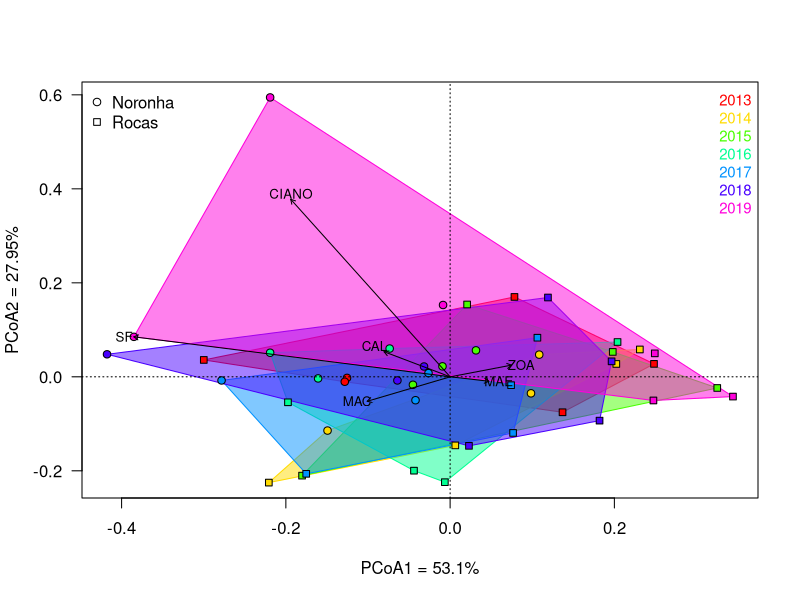

This figure's R source: (Note: this script raises an error after producing the figure.)
############# PCoA (Principal Coordinate Analysis) #############

#### Sobre o cálculo da PCoA.
### Com dados não transformados e com dados transformados arcoseno da raíz quadrada.
### Achatado por sítio + ano e chamando o ponto pela ilha: cada ponto representa a
# PCoA da mediana por ano de cada grupo funcional de todos transectos amostrados 
# para determinado sítio (todos transectos de um sítio, não separei por transecto).
### Cada ponto, identificador por ilha (formato do ponto) e ano (cor do ponto)
# representa uma coordenada do eixo 1 e 2 criado pela PCoA.
### Duas opções de gráficos finais: polígonos criados unindo os pontos por ano
# resultando em 7 polígonos sobrepostos (os que correspondem ao mesmo ano, tanto 
# de Noronha quanto de Rocas, são ligados) ou polígonos criados unindo os pontos 
# por ilha resultando em 2 polígonos sobrepostos (os pontos correspondentes a mesma
# ilha são ligados).

## Problema de todas linhas dos grupos funcionais com zero:
# Inicialmente pensei em remover as linhas que possuiam zero em todos grupos 
# funcionais. Contudo, achatando o dado (seja ele transformado ou não) da forma 
# que fiz "group_by(ilha, ano, sítio) + medianas dos grupos funcionais" os valores 
# zeros somem, eles ficam diluídos.
# Já se o dado for achatado por transecto, fica com linhas todas zero (talvez esse
# seja mais um motivo para eu achatar por sítio, pois assim não jogo dados fora
# já que tudo zerao também é dado).
# Mas lembrar que, caso eu removesse as linhas, haveria de descrever em material
# e métodos que eu removi as linhas que correspondiam a zero em todos grupos 
# funcionais (isso porque o NMDS não aceita e a PCoA aceita porém não gosta, pois
# "distorce" a análise).

## Dicas de atalho de teclado que eu descobri:
# Apertar ctrl e apertar nas setinhas vai percorrendo o texto através das palavras inteiras.
# Apertar ctrl + shift e apertar as setinhas vai selecionando por palavra.
# Apertar ctrl + S salva em boa parte dos programas (a não ser word e excel pois
# esse comando é de sublinhar).

## Livro referência (PCA):
# https://www.statlearning.com/
# James G. et al, 2013 - An Introduction to Statistical Learning with Applications in R
# O livro está disponível para baixar e tem um curso online do livro, com vídeos
# falando sobre os tópicos (como da PCA).

## Sobre os eixos da PCoA 
# A PCoA cria um eixo para explicar meus valores/meus dados, ou seja, quanto que 
# cada eixo está explicando da variação dos meus dados e isso vai acumulando.
# O objetivo é achar um eixo que explique boa parte da variância dos meus dados 
# quando vamos pra essa dimensão do gráfico. Queremos que essa dimensão separe os dados.
# O gráfico ao todo explica a % da soma da porcentagem dos eixos. Por exemplo, o da
# Ju é PCoA2=16.15% e PCoA1=21.17%, isso quer dizer que o gráfico ao todo explica
# menos que 40% da variação do dado (ou seja, o gráfico captura menos de 40% do
# que o dado é). O desejo é ter eixos que expliquem bastante a variação desse dado.
# A PCoA dá vários eixos como resultado da análise. Mas queremos só os dois primeiros
# eixos, que são os que mais explicam e, logo, são os mais importantes. Até porque
# não é humanamente vizualizável um gráfico com muitos eixos (tipo 3 já complicaria). 
# O eixo x é sempre o maior e é o melhor separador do dado, ou seja, o que variar 
# horizontalmente vai separ melhor meu dado do que o que variar pra cima/baixo.

## Acredito que a diferença entre o PCA e o PCoA é só o jeito que são calculadas 
# as distâncias, mas o mecânismo é o mesmo.

## Ordem da montagem do PCoA: é feito em camadas
# 1o. plotar os eixos do gráfico
# 2o. plotar os polígonos
# 3o. plotar os pontos
# 4o. plotar os vetores dos grupos funcionais
# 5o. plotar as siglas correspondentem aos grupos funcionais que identificam os vetores.
# OBS.: como é em camadas, se plotasse os pontos antes dos polígonos, os
# polígonos sobrepoem os pontos (mesmo que seja os pontos que "liga" os polígonos).
# OBS.: sempre que adicionar algo no gráfico zerar e rodar desde o começo pois
# se não vai sobrepondo no gráfico antigo e fica uma meleca.


library(readxl)
library(dplyr)
library(vegan)
library(ape)
library(RColorBrewer) # pacote para mudar as cores dos polígonos
# link das paletas disponíveis: https://www.nceas.ucsb.edu/sites/default/files/2020-04/colorPaletteCheatsheet.pdf 

setwd("C:\\Users/manoe/Desktop/TCC/Atual/Estatística/Analises_TCC")
dir()

## Comando que limpa tudo do environment
rm(list = ls())

## Pegar o dado (transformado ou não)
ilhas <- read_excel("data_transformed_Noronha_Rocas_final.xlsx")
# ilhas <- read_excel("data_Noronha_Rocas_final.xlsx")


## Primeiro passo
# Achatar/agrupar meu dado da forma que eu achar melhor com 'group_by'. 
# Fazer as medianas com o 'summarise': colocar o nome da coluna que eu quero 
# fazer a mediana e depois sobreescrever na tabela original.
# Colocar siglas como identificação de cada coluna de grupo funcional com objetivo 
# de na última tarefa de plotagem do gráfico, que é o texto de identificação dos 
# vetores, ficar bonito (o que for colocado aqui aparecerá exatamente da mesma
# forma no gráfico final).
med_ilhas_sitio <- ilhas %>%
  group_by(ilha, ano, sitio) %>%
  summarise(CAL = median(calcificadores),
            MAC = median(macroalgas),
            MAE = median(MAE),
            CIANO = median(cianobacterias),
            SF = median(suspensivoros.filtradores),
            ZOA = median(zoantideo)) %>%
  data.frame()

class(med_ilhas_sitio)
# O formato tbl é "queridinho" do dplyr, então não tem problema não transformar inicialmente
# 'ilha' pra data frame e só transformar depois que fizer as medianas. Essa transformação 
# de medianas é "tbl friendly". 
# E detalhe que, quando se coloca um 'group_by', a parada vira tbl automaticamente. 


## Colocar na legenda do gráfico o nome das ilhas com letra maiúscula.
# Fazendo essa alteração na tabela "med_ilhas_sitio".
# O que for "noronha" na tabela se torna "Noronha", e o que não for "noronha" se
# torna "Rocas".
med_ilhas_sitio$ilha <- ifelse(med_ilhas_sitio$ilha == "noronha",
                               yes = "Noronha",
                               no = "Rocas")


## Pegar só os grupos funcionais da minha tabela para fazer as distâncias entre
# os pontos pra plotar no gráfico.
ilhas_community_sitio <- med_ilhas_sitio %>%
  select(CAL, MAC, MAE, CIANO, SF, ZOA)


## Transformar 'ano' e 'ilha' em fatores.
# Criando as variáveis fator 1 e 2, que correspondem à ano e ilha.
# Fazer separado os fatores, que é uma coluna com os anos de cada amostra
# e outro fator com as ilhas (fator 1 e fator 2).
fator1 <- as.factor(med_ilhas_sitio$ano)
length(fator1) # 47 observações dentro do vetor, então está certo (igual minha tabela).
f_ano <- data.frame(fator1)
# Cria-se um data frame em que o fator 1 é o nome e o dado são as linhas.

fator2 <- as.factor(med_ilhas_sitio$ilha)
length(fator2) # 47 também.
f_ilha <- data.frame(fator2)

#_______________________________________________________________________________
## Saber quantos de cada fator possuo e atribuir a forma do ponto (que vai aparecer 
# no gráfico) para elas.
# Com objetivo de evitar hardcoding: criar um vetor que possua o número 21 - que
# equivale a um formato específico de ponto - o tanto de vezes que aparece 'noronha' 
# no meu dataset. E fazer respectivamente o mesmo para Rocas.

# Escolher o tipo de ponto
?pch # 21 é bolinha pintável e 22 é o quadradinho pintável.
     # 24 é triângulo pintável para cima.
     # 3 é '+' e 4 'x'.

# Função 'table' para contagem do que eu desejo
# Função 'rep' para repetir 

# Para Noronha:
contagem_ilhas <- table(fator2)
contagem_ilhas[1] # pegando o primeiro elemento, que é 20 de noronha.
rep_noronha <- rep(x = 21, # '21' quer dizer ponto com aspecto "bolinha pintável".
                   times = contagem_ilhas[1]) # 'times' é quantas vezes eu desejo
# repetir o ponto com aspecto '21'.
length(rep_noronha) # para confirmar o 20x formato '21' do ponto para Noronha.

# Para Rocas:
contagem_ilhas[2] # pegando o segundo elemento que é 27 de rocas.
rep_rocas <- rep(x = 22, # '22' quer dizer ponto com aspecto "quadradinho pintável".
                 times = contagem_ilhas[2])
length(rep_rocas)

# Concatenando Noronha e Rocas para chamar só um vetor com ambas informações quando 
# for plotar o gráfico da PCoA. 
shapes <- c(rep_noronha, rep_rocas) # 'shapes' que vai ter o número de observações
# de Noronha correspondendo a um formato e o número de Rocas correspondendo a outro formato.
length(shapes)
# OBS: A cor dos pontos só coloca no momento em que for plotar o gráfico da PCoA.
#_______________________________________________________________________________


## Fazendo o cálculo da PCoA:
# Fazer a distância com o pacote vegan 'vegdist'.
# Matriz de distância entre os pontos (ela é a entrada da PCoA):
dist_ilhas_community_sitio <- vegdist(x = ilhas_community_sitio,
                                      method = "bray")

ilhas_PCoA <- pcoa(D = dist_ilhas_community_sitio, # 'D' é a matriz de distância.
                   correction = "none")  


## Porcentagem de quanto meus 2 primeiros eixos explicam a variação dos meus dados:
ilhas_PCoA$values$Relative_eig[1:2]
sum(ilhas_PCoA$values$Relative_eig) # aqui tem que somar 1 (pois é a soma total,
# ou seja, de todos os eixos criados na PCoA... não é só dos meus dois eixos que
# usarei para plotar o gráfico).
sum(ilhas_PCoA$values$Relative_eig[1:2]) # aqui é a soma da explicação do dado
# proporcionada só pelos meus 2 primeiros eixos; a soma deu 0.79 para a tabela de
# entrada com dados transformados e 0.81 para a tabela com dados não transformados, 
# ou seja, estou explicando bastante pois essa é a soma dos meus eixos 1 e 2 (logo, 
# não precisa ser 1 o total da soma, mas quanto mais próximo de 1 melhor é).

# Colocando em uma variável o quanto os eixos x e y explicam meu dado:
# Isso para colocar no plot como identificação dos eixos.
expl_x <- ilhas_PCoA$values$Relative_eig[1]
expl_y <- ilhas_PCoA$values$Relative_eig[2]
# Aí colocar no gráfico na hora que for fazer a chamada do plot.


## Determinando a posição dos meus grupos funcionais nesse espaço criado pela minha PCoA:
# (Criando as setas dos vetores/linhas com os vetores).
# Calcular as posições que os grupos funcionais caíram na PCoA.

# As setas são desenhadas com base em "score" que é uma função chamada 'wascores'.
# A entrada no 'x' da função pode ser 'environmental variables' ou 'ordination
# scores'. No meu caso é o 'ordination scores' da PCoA (coordenadas da PCoA, que 
# correspondem ao eixo 1 e 2 dela). E 'environmental variables' seria usado para, 
# por exemplo, medidas de sal/oxigênio na água, etc. 
# A entrada de 'w', que é weight (= peso), é a tabela só dos organismos (ilhas_community_sitio)
# que transformou e tirou os dados e me devolve a coordenada de cada grupo funcional
# na PCoA. Assim, pra cada coluna (grupo funcional) da minha matriz da comunidade, será 
# posionado um vetor na PCoA (portanto, 6 vetores).

#wascores #f1: para entender melhor o que essa função faz.
ilhas_wascores <- wascores(x = ilhas_PCoA$vectors[,1:2], # o eixo 1 e 2 do resultado da minha PCoA.
                           w = ilhas_community_sitio) # a matriz da comunidade.


## Definindo no gráfico a posição das siglas indicadoras dos vetores:
# Criando um data frame, fazer minha própria tabela na mão para cada sigla.
# 'x' é o que cada sigla irá andar no eixo x (horizontal).
# 'y' é o que cada sigla irá andar no eixo y (vertical).
passitos_letritas <- 0.012 #variável de quanto tem que andar a sigla no gráfico 
# (pois aí se tiver que trocar, troca só a variável).
wascores_text_position <- data.frame(x = c(ilhas_wascores["CAL", "Axis.1"] - passitos_letritas,
                                           ilhas_wascores["MAC", "Axis.1"] - passitos_letritas,
                                           ilhas_wascores["MAE", "Axis.1"] + passitos_letritas,
                                           ilhas_wascores["CIANO", "Axis.1"], # tem que ter a posição
                                           # mesmo que eu não queira alterar.
                                           ilhas_wascores["SF", "Axis.1"] - passitos_letritas,
                                           ilhas_wascores["ZOA", "Axis.1"] + passitos_letritas),
                                     y = c(ilhas_wascores["CAL", "Axis.2"] + passitos_letritas,
                                           ilhas_wascores["MAC", "Axis.2"],
                                           ilhas_wascores["MAE", "Axis.2"],
                                           ilhas_wascores["CIANO", "Axis.2"] + passitos_letritas,
                                           ilhas_wascores["SF", "Axis.2"],
                                           ilhas_wascores["ZOA", "Axis.2"]))
# Pronto!


##### PLOTANDO O GRÁFICO:

## Criar um vetor para as cores dos polígonos
cores <- rainbow(nlevels(f_ano$fator1)) # colocar entre parenteses o número de
                                        # fatores que eu possuo.
# cores <- brewer.pal(n = nlevels(f_ano$fator1),
#                     name = "Pastel2") # mudando as cores dos polígonos

## Gráfico propriamente dito:
plot(ilhas_PCoA$vectors[,1:2], # pegando quais eixos calculados na PCoA eu quero,
     # no caso, só os 2 que explique mais meu dado, logo,
     # coluna 1 e 2 e todas suas linhas.
     las = 1, # parâmetro que deixa o eixo x e y horizontais.
     type = "n", # parâmetro que tira os pontos para os poligonos serem plotados antes.
     xlab = paste0("PCoA1 = ", # legendas dos eixos 1 e 2.
                   round(expl_x,
                         digits = 4) * 100,  # multiplicando por 100 pra ficar em porcentagem.
                   "%"),
     ylab = paste0("PCoA2 = ",
                   round(expl_y,
                         digits = 4) * 100,
                   "%"),
     main = "")
# O 'paste0' é uma função melhor que 'paste', pois, no primeiro, o separador da
# legenda já é vazio. No 'paste' precisa especificar que o separador é vazio 
# colocando "".
# O 'round' é uma função para arredondar o valor, já que não quero colocar o 
# número original que está com muitas casas decimais. Aí seleciono quantos dígitos
# desejo de casas decimais.

## Fazer as formas/polígonos ligando as amostras (com a função 'ordihull' e 
# usando o 'for')

# Como funciona o 'for': ele é um laço (em inglê "loop"); um jeito de automatizar coisas.

# A utilização do 'for' é com objetivo de fazer e sobrepor cada polígono 
# separadamente no gráfico.

# Quando se quer percorrer alguma coisa usa o 'i' como índice/index (no inglês).

# O 'i' recebe o valor da primeira "coisa" do vetor.
# Seu formato sempre será 'for(variável in vetor)'.
# O 'i' primeiro vai receber o valor de 1 e aí vai dazer o que estiver dentro
# do laço, que no caso é "imprimir 'i'". Aí ele vai imprimir esse primeiro 'i' e
# aí, no segundo passo, ele pergunta "tem mais coisa dentro no meu vetor? Se sim,
# qual essa coisa?". A segunda coisa é o número 2, então meu 'i' agora vale 2. Aí
# faz tudo que tem dentro do laço e volta pra pergunta "Tem mais coisa? O que é?".
# A terceira coisa é o número 3, então 'i' recebe 3 e faz tudo que tem dentro do 
# laço e volta. Isso até acabar, que no meu caso vai chegar no último e será o 7
# (pois são 7 anos). Nesse momento "Tem mais alguma coisa?", a resposta sendo "não."
# saí do laço e se encerra. Ou seja, quando você já percorreu todas as coisas do 
# vetor, ele sai do laço e termina.

# Em qualquer uma das linhas em que tem o curly brackets pode dar o ctrl + enter
# que ele roda o looping inteiro. Se der ctrl + enter só em alguma linha de dentro
# do 'for', ele vai rodar só aquela linha de dentro.

# Aqui eu optei por criar os polígonos sendo formados em duas opções, unindo os
# pontos por ano (os que correspondem ao mesmo ano) e unindo os pontos por ilha 
# (os pontos que correspondem a mesma ilha, logo, todos sítios da determinada ilha
# se encontram no polígono). 
# Basta ligar e desligar qual conjunto de polígos eu desejo plotar comentando e 
# descomentando o script.

# Fazendo os polígonos por ano (um pra cada ano, portanto, 7 polígonos):
for(i in 1:nlevels(f_ano$fator1)){
  ordihull(ord = ilhas_PCoA$vectors[,1:2], # os vetores da PCoA (os dois eixos/
           # colunas e todas as linhas).
           groups = f_ano$fator1, # um dos dois fatores (aqui no caso 'anos').
           draw = "polygon", # para desenhar os polígonos ligando os pontos.
           border = cores, # a cor da borda do polígono; fica preta se não específicar aqui.
           show.groups = levels(f_ano$fator1)[i], # 'i' para cada ano fazer um polígono.
           col = cores) # a cor do preenchimento do polígono.
}

# Fazendo os polígonos por ilha (um pra cada ilha, portanto, 2 polígonos):
# for(i in 1:nlevels(f_ilha$fator2)){
#   ordihull(ord = ilhas_PCoA$vectors[,1:2],
#            groups = f_ilha$fator2, # um dos dois fatores (aqui no caso 'ilha')
#            draw = "polygon",
#            border = c("gray", "darkgreen"),
#            show.groups = levels(f_ilha$fator2)[i],
#            col = c("gray", "darkgreen"))
# }

## Colocar os pontos no gráfico (sobre os polígonos):
points(x = ilhas_PCoA$vectors[,1:2], # a matriz de dados é a mesma; o que ele vai
       # plotar vem da mesma coisa.
       pch = shapes, # já preparado anteriormente quando transformei ano e ilha em fator.
       bg = cores[c(f_ano$fator1)])

## Fazendo as legendas:
legend("topright", # local que a legenda será escrita no gráfico.
       legend = levels(f_ano$fator1), # a função e o argumento tem o mesmo nome.
       text.col = cores, # cada escrito de ano ficar da cor do respectivo polígono.
       cex = 0.9, # tamanho da legenda
       bty = "n") # tirar a caixa de enquadramento da legenda.

legend("topleft",
       legend = levels(f_ilha$fator2),
       text.col = "black",
       cex = 1,
       pch = unique(shapes), # tomar cuidado se os pchs vem na ordem dos locais mesmo.
       bty = "n")

## Colocando a linha horizontal e vertical cruzando o zero dos eixos:
abline(h = 0, # hotizontal.
       lty = 3) # line type.
abline(v = 0, # vertical.
       lty = 3)

## Colocando as setas dos vetores:
# (o cálculo foi feito préviamente, mas só se usa o já calculado previamente
# aqui no final na hora de plotar o gráfico pois esse gráfico é feito em camadas 
# e as últimas duas coisas que eu quero que vá são os vetores e seus respectivos
# nomes).
arrows(x0 = 0, # a origem é o zero; todas começam no zero e de lá faz a seta.
       y0 = 0,
       x1 = ilhas_wascores[,1], # primeira coluna do 'ilhas_wascores' e todas linhas.
       y1 = ilhas_wascores[,2], # segunda coluna do 'ilhas_wascores' e todas linhas.
       length = 0.05, # a espessura da seta.
       col = "black",
       lty = 1)

## Colocando nome nas setas dos vetores:
text(wascores_text_position, # coordenada de onde ficará o texto no gráfico (que
     # eu yambém fiz previamente antes de plotar o gráfico).
     rownames(ilhas_wascores),
     cex = 0.8,
     col = "black")


#### Analisando os gráficos:
## Com os polígonos formados ligando os pontos por ano de amostragem:
# São lugares de coleta que o ano não importou muito, pois os polígonos de 
# diversas cores que são de anos diferentes estão sobrepostos. Só 2019 que é o
# ano mais discrepante e apresenta diferença visível. Contudo, o ano de 2019 é
# puxado principalmente por Noronha.
# Calcificadores, macroalgas, MAE e zoantídeos caem dentro da maior porção de
# sobreposição dos polígonos. 

## Com os polígonos formados ligando os pontos por ilha:
# Noronha e Rocas ficaram bem separados (exceto calcificadores, macroalgas e MAE
# que caem dentro da sobreposição dos polígonos).
# Dá pra falar de ciano que varia diferente em Noronha. Enquanto que o vetor de 
# zoantídeos puxou mais a ilha de Rocas e o vetor de suspensívoros e filtradores
# puxou mais a ilha de Noronha. Contudo, isso já era esperado e faz sentido pois
# Rocas tem mais zoantídeos e Noronha tem mais suspensívoros e filtradores na composição
# da comunidade (isso já podia ser visto nos box-plots).

## Observei que...
# Na PCoA dá Ju, os eixos 1 e 2 explicaram pouco a variação do dado (21.17 % +
# 16.15% = 37.32% = 0.37) e ela separou por mais próximo de espécie possível.
# Na minha PCoA, os eixos 1 e 2 explicaram bem a variação do dado (soma deu 0.79
# para a tabela de entrada com dados transformados e 0.81 para a tabela com dados
# não transformados). E eu separei por grupos funcionais, ou seja, pegar por grupos 
# funcionais "separa bem o role".


#### Legendas para o gráfico:

# 1.
# Para facilitar a vizualização, utilizamos as medianas dos grupos funcionais por 
# sítio. Cada ponto, identificado por ilha (formato do ponto) e ano (cor do ponto),
# reprensenta uma coordenada do eixo 1 e 2 criado pela PCoA.

# 2.
# Gráfico da PCoA criada com base na mediana dos grupos funcionais divididos por 
# sítios. Cada ponto, identificado por ilha (formato do ponto) e ano (cor do ponto),
# reprensenta o coordenada do eixo 1 e 2 criado pela PCoA.

# 3.
# Cálculo da PCoA com as medianas de cada sítio. Cada ponto representa ilha no 
# formato e o ano na cor.

# 4.
# Se utilizar o gráfico com os polígonos sendo formados ligando por ilha, descrever
# na legenda do gráfico que o polígono de tal cor é tal ilha e o polígono de tal
# cor é a outra ilha. Ex: O polígono verde é o agrupamento de todos os anos de Rocas 
# e o polígono cinza é Noronha.
# Pra facilitar o leitor de ver todos os dados referentes a Noronha/Rocas.


#### Fazendo a PCoA em painel 

## Como o painel será salvo:
png(filename = "C:\\Users/manoe/Desktop/TCC/Atual/Estatística/Gráficos/PCoA/Painel com ambos os gráficos/Painel.png",
    width = 8*300,
    height = 10*300,
    res = 300)

## Para ficar uma figura em cima da outra:
par(mfrow = c(2,1), # 'mfrow' significa que estou passando em forma de linha; a ordem que eu estou dando para ele montar (para coluna é 'mfcol').
    mar = c(4, 4, 1.2, 0.5)) # margens (reduzi um pouco a margem entre os gráficos).


### PLOTANDO O GRÁFICO A (polígonos = anos):

## Criar um vetor para as cores dos polígonos
cores <- rainbow(nlevels(f_ano$fator1)) # colocar entre parenteses o número de
# fatores que eu possuo.

## Gráfico propriamente dito:
plot(ilhas_PCoA$vectors[,1:2], # pegando quais eixos calculados na PCoA eu quero,
     # no caso, só os 2 que explique mais meu dado, logo,
     # coluna 1 e 2 e todas suas linhas.
     las = 1, # parâmetro que deixa o eixo x e y horizontais.
     type = "n", # parâmetro que tira os pontos para os poligonos serem plotados antes.
     xlab = paste0("PCoA1 = ", # legendas dos eixos 1 e 2.
                   round(expl_x,
                         digits = 4) * 100,  # multiplicando por 100 pra ficar em porcentagem.
                   "%"),
     ylab = paste0("PCoA2 = ",
                   round(expl_y,
                         digits = 4) * 100,
                   "%"),
     main = "")

## Fazer as formas/polígonos ligando as amostras (com a função 'ordihull' e 
# usando o 'for').
# Fazendo os polígonos por ano (um pra cada ano, portanto, 7 polígonos):
for(i in 1:nlevels(f_ano$fator1)){
  ordihull(ord = ilhas_PCoA$vectors[,1:2], # os vetores da PCoA (os dois eixos/
           # colunas e todas as linhas).
           groups = f_ano$fator1, # um dos dois fatores (aqui no caso 'anos').
           draw = "polygon", # para desenhar os polígonos ligando os pontos.
           border = cores, # a cor da borda do polígono; fica preta se não específicar aqui.
           show.groups = levels(f_ano$fator1)[i], # 'i' para cada ano fazer um polígono.
           col = cores) # a cor do preenchimento do polígono.
}

## Colocar os pontos no gráfico (sobre os polígonos):
points(x = ilhas_PCoA$vectors[,1:2], # a matriz de dados é a mesma; o que ele vai
       # plotar vem da mesma coisa.
       pch = shapes, # já preparado anteriormente quando transformei ano e ilha em fator.
       bg = cores[c(f_ano$fator1)])

## Fazendo as legendas:
legend("topright", # local que a legenda será escrita no gráfico.
       legend = levels(f_ano$fator1), # a função e o argumento tem o mesmo nome.
       text.col = cores, # cada escrito de ano ficar da cor do respectivo polígono.
       cex = 0.9, # tamanho da legenda
       bty = "n") # tirar a caixa de enquadramento da legenda.

legend("topleft",
       legend = levels(f_ilha$fator2),
       text.col = "black",
       cex = 1,
       pch = unique(shapes), # tomar cuidado se os pchs vem na ordem dos locais mesmo.
       bty = "n")

## Colocando a linha horizontal e vertical cruzando o zero dos eixos:
abline(h = 0, # hotizontal.
       lty = 3) # line type.
abline(v = 0, # vertical.
       lty = 3)

## Colocando a letra para identificar o gráfico no painel:
mtext(text = "A",
      side = 3, # o lado da letra no gráfico; começa por baixo e roda sentido horário.
      line = 0,
      at = -0.36, # local do eixo x.
      font = 2, # tipo da fonte ('1'= fonte normal; '2'= bolt; '3'= itálico; '4'= itálico e bolt).
      cex = 1.2) # tamanho da letra.

## Colocando as setas dos vetores:
# (o cálculo foi feito préviamente, mas só se usa o já calculado previamente
# aqui no final na hora de plotar o gráfico pois esse gráfico é feito em camadas 
# e as últimas duas coisas que eu quero que vá são os vetores e seus respectivos
# nomes).
arrows(x0 = 0, # a origem é o zero; todas começam no zero e de lá faz a seta.
       y0 = 0,
       x1 = ilhas_wascores[,1], # primeira coluna do 'ilhas_wascores' e todas linhas.
       y1 = ilhas_wascores[,2], # segunda coluna do 'ilhas_wascores' e todas linhas.
       length = 0.05, # a espessura da seta.
       col = "black",
       lty = 1)

## Colocando nome nas setas dos vetores:
text(wascores_text_position, # coordenada de onde ficará o texto no gráfico (que
     # eu yambém fiz previamente antes de plotar o gráfico).
     rownames(ilhas_wascores),
     cex = 0.8,
     col = "black")


### PLOTANDO O GRÁFICO B (polígonos = ilhas):

## Criar um vetor para as cores dos polígonos
cores <- rainbow(nlevels(f_ano$fator1)) # colocar entre parenteses o número de
# fatores que eu possuo.

## Gráfico propriamente dito:
plot(ilhas_PCoA$vectors[,1:2], # pegando quais eixos calculados na PCoA eu quero,
     # no caso, só os 2 que explique mais meu dado, logo,
     # coluna 1 e 2 e todas suas linhas.
     las = 1, # parâmetro que deixa o eixo x e y horizontais.
     type = "n", # parâmetro que tira os pontos para os poligonos serem plotados antes.
     xlab = paste0("PCoA1 = ", # legendas dos eixos 1 e 2.
                   round(expl_x,
                         digits = 4) * 100,  # multiplicando por 100 pra ficar em porcentagem.
                   "%"),
     ylab = paste0("PCoA2 = ",
                   round(expl_y,
                         digits = 4) * 100,
                   "%"),
     main = "")

## Fazer as formas/polígonos ligando as amostras (com a função 'ordihull' e 
# usando o 'for')
# Fazendo os polígonos por ilha (um pra cada ilha, portanto, 2 polígonos):
for(i in 1:nlevels(f_ilha$fator2)){
  ordihull(ord = ilhas_PCoA$vectors[,1:2],
           groups = f_ilha$fator2, # um dos dois fatores (aqui no caso 'ilha')
           draw = "polygon",
           border = c("gray", "darkgreen"),
           show.groups = levels(f_ilha$fator2)[i],
           col = c("gray", "darkgreen"))
}

## Colocar os pontos no gráfico (sobre os polígonos):
points(x = ilhas_PCoA$vectors[,1:2], # a matriz de dados é a mesma; o que ele vai
       # plotar vem da mesma coisa.
       pch = shapes, # já preparado anteriormente quando transformei ano e ilha em fator.
       bg = cores[c(f_ano$fator1)])

## Fazendo as legendas:
legend("topright", # local que a legenda será escrita no gráfico.
       legend = levels(f_ano$fator1), # a função e o argumento tem o mesmo nome.
       text.col = cores, # cada escrito de ano ficar da cor do respectivo polígono.
       cex = 0.9, # tamanho da legenda
       bty = "n") # tirar a caixa de enquadramento da legenda.

legend("topleft",
       legend = levels(f_ilha$fator2),
       text.col = "black",
       cex = 1,
       pch = unique(shapes), # tomar cuidado se os pchs vem na ordem dos locais mesmo.
       bty = "n")

## Colocando a linha horizontal e vertical cruzando o zero dos eixos:
abline(h = 0, # hotizontal.
       lty = 3) # line type.
abline(v = 0, # vertical.
       lty = 3)

## Colocando a letra para identificar o gráfico no painel:
mtext(text = "B",
      side = 3,
      line = 0,
      at = -0.36,
      font = 2,
      cex = 1.2)

## Colocando as setas dos vetores:
# (o cálculo foi feito préviamente, mas só se usa o já calculado previamente
# aqui no final na hora de plotar o gráfico pois esse gráfico é feito em camadas 
# e as últimas duas coisas que eu quero que vá são os vetores e seus respectivos
# nomes).
arrows(x0 = 0, # a origem é o zero; todas começam no zero e de lá faz a seta.
       y0 = 0,
       x1 = ilhas_wascores[,1], # primeira coluna do 'ilhas_wascores' e todas linhas.
       y1 = ilhas_wascores[,2], # segunda coluna do 'ilhas_wascores' e todas linhas.
       length = 0.05, # a espessura da seta.
       col = "black",
       lty = 1)

## Colocando nome nas setas dos vetores:
text(wascores_text_position, # coordenada de onde ficará o texto no gráfico (que
     # eu yambém fiz previamente antes de plotar o gráfico).
     rownames(ilhas_wascores),
     cex = 0.8,
     col = "black")


dev.off()